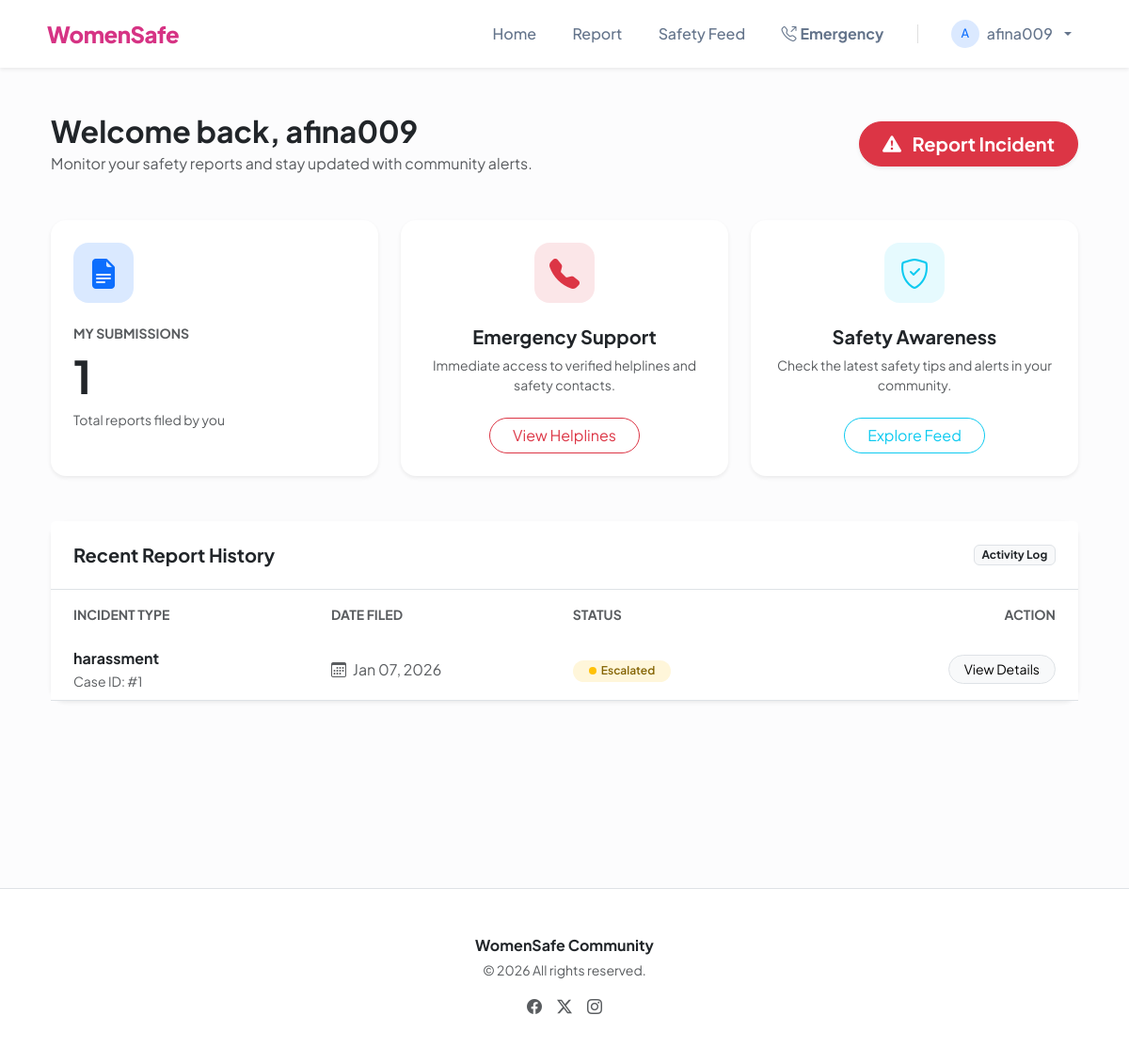
Screenshot of /accounts/dashboard/ (signed in) with the database file from the repository.
### accounts/models.py (models this page shows, shortened)
class User(AbstractUser):
    is_moderator = models.BooleanField(default=False, help_text="Designates whether this user can moderate reports.")
    phone_number = models.CharField(max_length=15, blank=True, null=True)

### reports/models.py (models this page shows, shortened)
class Report(models.Model):
    CATEGORY_CHOICES = [
        ('harassment', 'Harassment'),
        ('domestic_violence', 'Domestic Violence'),
        ('unsafe_area', 'Unsafe Zone'),
        ('suspicious_activity', 'Suspicious Activity'),
        ('emergency', 'Emergency/SOS'),
        ('other', 'Other'),
    ]
    STATUS_CHOICES = [
        ('submitted', 'Submitted'),
        ('under_review', 'Under Review'),
        ('responded', 'Responded'),
        ('escalated', 'Escalated'),
        ('resolved', 'Resolved'),
        ('rejected', 'Rejected'),
    ]
    user = models.ForeignKey(settings.AUTH_USER_MODEL, on_delete=models.SET_NULL, null=True, blank=True, related_name='reports')
    category = models.CharField(max_length=50, choices=CATEGORY_CHOICES)
    description = models.TextField()
    location_text = models.CharField(max_length=255, help_text="e.g., Near City Center Bus Stop")
    location_lat = models.DecimalField(max_digits=9, decimal_places=6, null=True, blank=True)
    location_lng = models.DecimalField(max_digits=9, decimal_places=6, null=True, blank=True)
    is_anonymous = models.BooleanField(default=False, help_text="If checked, your identity will be hidden from moderators.")
    status = models.CharField(max_length=20, choices=STATUS_CHOICES, default='submitted')
    created_at = models.DateTimeField(auto_now_add=True)
    updated_at = models.DateTimeField(auto_now=True)

### accounts/views.py (the view)
# urls.py: path('dashboard/', views.user_dashboard, name='user_dashboard'),
@login_required
def user_dashboard(request):
    if request.user.groups.filter(name__in=['Moderators', 'Admins']).exists() or request.user.is_superuser:
        return redirect('moderator_dashboard')
    reports = Report.objects.filter(user=request.user).order_by('-created_at')
    context = {
        'reports': reports
    }
    return render(request, 'accounts/dashboard.html', context)

### templates/accounts/dashboard.html (shortened to what this page needs)
{% extends 'base.html' %}
{% block content %}
<div class="container-fluid py-4">
    <div class="row align-items-center mb-5">
        <div class="col-md-7">
            <h2 class="fw-bold text-dark mb-1">Welcome back, {{ user.username }}</h2>
            <p class="text-muted mb-0">Monitor your safety reports and stay updated with community alerts.</p>
        </div>
        <div class="col-md-5 text-md-end mt-3 mt-md-0">
            <a href="{% url 'create_report' %}" class="btn btn-danger btn-lg rounded-pill px-4 shadow-sm fw-bold">
                <i class="bi bi-exclamation-triangle-fill me-2"></i> Report Incident
            </a>
        </div>
    </div>
    <div class="row g-4 mb-5">
        <div class="col-md-4">
            <div class="card card-action shadow-sm border-0 rounded-4 h-100">
                <div class="card-body p-4">
                    <div class="icon-box-lg bg-soft-primary">
                        <i class="bi bi-file-earmark-text-fill"></i>
                    </div>
                    <h6 class="text-uppercase text-muted fw-bold small mb-2">My Submissions</h6>
                    <h2 class="display-5 fw-bold text-dark mb-0">{{ reports|length }}</h2>
                    <p class="text-muted mt-2 small">Total reports filed by you</p>
                </div>
            </div>
        </div>
        <div class="col-md-4">
            <div class="card card-action shadow-sm border-0 rounded-4 h-100">
                <div class="card-body p-4 text-center d-flex flex-column align-items-center">
                    <div class="icon-box-lg bg-soft-danger">
                        <i class="bi bi-telephone-fill"></i>
                    </div>
                    <h5 class="fw-bold text-dark">Emergency Support</h5>
                    <p class="text-muted small mb-4">Immediate access to verified helplines and safety contacts.</p>
                    <a href="{% url 'emergency_contacts' %}" class="btn btn-outline-danger rounded-pill px-4 mt-auto">
                        View Helplines
                    </a>
                </div>
            </div>
        </div>
        <div class="col-md-4">
            <div class="card card-action shadow-sm border-0 rounded-4 h-100">
                <div class="card-body p-4 text-center d-flex flex-column align-items-center">
                    <div class="icon-box-lg bg-soft-info">
                        <i class="bi bi-shield-check"></i>
                    </div>
                    <h5 class="fw-bold text-dark">Safety Awareness</h5>
                    <p class="text-muted small mb-4">Check the latest safety tips and alerts in your community.</p>
                    <a href="{% url 'awareness_feed' %}" class="btn btn-outline-info rounded-pill px-4 mt-auto">
                        Explore Feed
                    </a>
                </div>
            </div>
        </div>
    </div>
    <div class="row">
        <div class="col-12">
            <div class="card border-0 shadow-sm rounded-4">
                <div class="card-header bg-white py-4 px-4 border-bottom">
                    <div class="d-flex justify-content-between align-items-center">
                        <h5 class="mb-0 fw-bold">Recent Report History</h5>
                        <span class="badge bg-light text-dark border">Activity Log</span>
                    </div>
                </div>
                <div class="card-body p-0">
                    <div class="table-responsive">
                        <table class="table table-hover align-middle mb-0">
                            <thead class="bg-light">
                                <tr>
                                    <th class="px-4 py-3 text-uppercase text-muted small fw-bold border-0">Incident Type</th>
                                    <th class="py-3 text-uppercase text-muted small fw-bold border-0">Date Filed</th>
                                    <th class="py-3 text-uppercase text-muted small fw-bold border-0">Status</th>
                                    <th class="px-4 py-3 text-end text-uppercase text-muted small fw-bold border-0">Action</th>
                                </tr>
                            </thead>
                            <tbody>
                                {% for report in reports %}
                                <tr>
                                    <td class="px-4">
                                        <div class="fw-bold text-dark">{{ report.category }}</div>
                                        <small class="text-muted">Case ID: #{{ report.id|default:"N/A" }}</small>
                                    </td>
                                    <td class="text-muted">
                                        <i class="bi bi-calendar3 me-1"></i> {{ report.created_at|date:"M d, Y" }}
                                    </td>
                                    <td>
                                        {% if report.status == 'resolved' %}
                                            <span class="badge rounded-pill bg-soft-success px-3">
                                                <span class="status-dot bg-success"></span> Resolved
                                            </span>
                                        {% elif report.status == 'submitted' %}
                                            <span class="badge rounded-pill bg-soft-primary px-3">
                                                <span class="status-dot bg-primary"></span> Submitted
                                            </span>
                                        {% else %}
                                            <span class="badge rounded-pill bg-soft-warning px-3">
                                                <span class="status-dot bg-warning"></span> {{ report.status|title }}
                                            </span>
                                        {% endif %}
                                    </td>
                                    <td class="px-4 text-end">
                                        <a href="#" class="btn btn-sm btn-light border rounded-pill px-3">View Details</a>
                                    </td>
                                </tr>
                                {% endfor %}
                            </tbody>
                        </table>
                    </div>
                </div>
            </div>
        </div>
    </div>
</div>
{% endblock %}

### templates/base.html (shortened to what this page needs)
<!DOCTYPE html>
<html lang="en">
<head>
    <link href="https://cdn.jsdelivr.net/npm/bootstrap@5.3.0/dist/css/bootstrap.min.css" rel="stylesheet">
    <link href="https://cdn.jsdelivr.net/npm/bootstrap-icons@1.11.0/font/bootstrap-icons.css" rel="stylesheet">
</head>
<body>
    <nav class="navbar navbar-expand-lg navbar-light bg-white sticky-top shadow-sm">
        <div class="container">
            <a class="navbar-brand d-flex align-items-center" href="/">
                WomenSafe
            </a>
            <div class="collapse navbar-collapse" id="navbarNav">
                <ul class="navbar-nav ms-auto align-items-center">
                    <li class="nav-item">
                        <a class="nav-link {% if request.path == '/' %}active{% endif %}" href="/">Home</a>
                    </li>
                    <li class="nav-item">
                        <a class="nav-link {% if 'create' in request.path %}active{% endif %}" href="{% url 'create_report' %}">Report</a>
                    </li>
                    <li class="nav-item">
                        <a class="nav-link {% if 'awareness' in request.path %}active{% endif %}" href="{% url 'awareness_feed' %}">Safety Feed</a>
                    </li>
                    <li class="nav-item">
                        <a class="nav-link text-danger fw-bold {% if 'emergency' in request.path %}active{% endif %}" href="{% url 'emergency_contacts' %}">
                            <i class="bi bi-telephone-outbound me-1"></i>Emergency
                        </a>
                    </li>
                    {% if user.is_authenticated %}
                        <li class="nav-item dropdown">
                            <a class="nav-link dropdown-toggle d-flex align-items-center gap-2" href="#" id="userDropdown" role="button" data-bs-toggle="dropdown">
                                <div class="bg-soft-primary rounded-circle d-flex align-items-center justify-content-center" style="width: 30px; height: 30px; font-size: 0.8rem;">
                                    {{ user.username|slice:":1"|upper }}
                                </div>
                                {{ user.username }}
                            </a>
                        </li>
                    {% endif %}
                </ul>
            </div>
        </div>
    </nav>
    <main class="container mt-4 min-vh-100">
        {% block content %}{% endblock %}
    </main>
    <footer class="bg-white py-5 mt-5 border-top">
        <div class="container text-center">
            <p class="text-dark fw-bold mb-1">WomenSafe Community</p>
            <p class="text-muted small">&copy; {% now "Y" %} All rights reserved.</p>
            <div class="d-flex justify-content-center gap-3 mt-3">
                <a href="#" class="text-muted"><i class="bi bi-facebook"></i></a>
                <a href="#" class="text-muted"><i class="bi bi-twitter-x"></i></a>
                <a href="#" class="text-muted"><i class="bi bi-instagram"></i></a>
            </div>
        </div>
    </footer>
</body>
</html>

### templates/base.html (style rules this page uses)
:root { --ws-pink: #d63384; --ws-pink-hover: #bc2a71; --ws-light-pink: #fdf2f8; }
body { font-family: 'Plus Jakarta Sans', sans-serif; background-color: #fcfcfd; color: #1a1a1a; }
.navbar { padding: 0.8rem 0; transition: all 0.3s ease; }
.navbar-brand { font-weight: 800; letter-spacing: -0.5px; color: var(--ws-pink) !important; font-size: 1.5rem; }
.nav-link { font-weight: 500; color: #64748b !important; padding: 0.5rem 1.2rem !important; border-radius: 8px; transition: all 0.2s ease; position: relative; }
.bg-soft-primary { background-color: rgba(13, 110, 253, 0.12) !important; color: #0d6efd !important; }
.bg-soft-warning { background-color: rgba(255, 193, 7, 0.15) !important; color: #856404 !important; }
.bg-soft-danger { background-color: rgba(220, 53, 69, 0.12) !important; color: #dc3545 !important; }
.status-dot { height: 8px; width: 8px; border-radius: 50%; display: inline-block; margin-right: 5px; }

### templates/accounts/dashboard.html (style rules this page uses)
.badge.rounded-pill { border: 1px solid transparent; font-weight: 600; display: inline-flex; align-items: center; }
.icon-box-lg { width: 64px; height: 64px; display: flex; align-items: center; justify-content: center; border-radius: 16px; font-size: 2rem; margin-bottom: 1.5rem; }
.bg-soft-primary { background-color: rgba(13, 110, 253, 0.1); color: #0d6efd; }
.bg-soft-danger { background-color: rgba(220, 53, 69, 0.1); color: #dc3545; }
.bg-soft-info { background-color: rgba(13, 202, 240, 0.1); color: #0dcaf0; }
.card-action { transition: all 0.3s ease; border: 1px solid rgba(0,0,0,0.05); }
.status-dot { height: 8px; width: 8px; border-radius: 50%; display: inline-block; margin-right: 5px; }
.bg-soft-primary { background-color: rgba(13, 110, 253, 0.15) !important; color: #0d6efd !important; }
.bg-soft-warning { background-color: rgba(255, 193, 7, 0.15) !important; color: #856404 !important; }

### rows the page displays
User: username "A", username "afina009"
Report: category "harassment", id "1", created_at "Jan 07, 2026", status "Escalated"

### other values shown
{{ reports|length }} "1"
